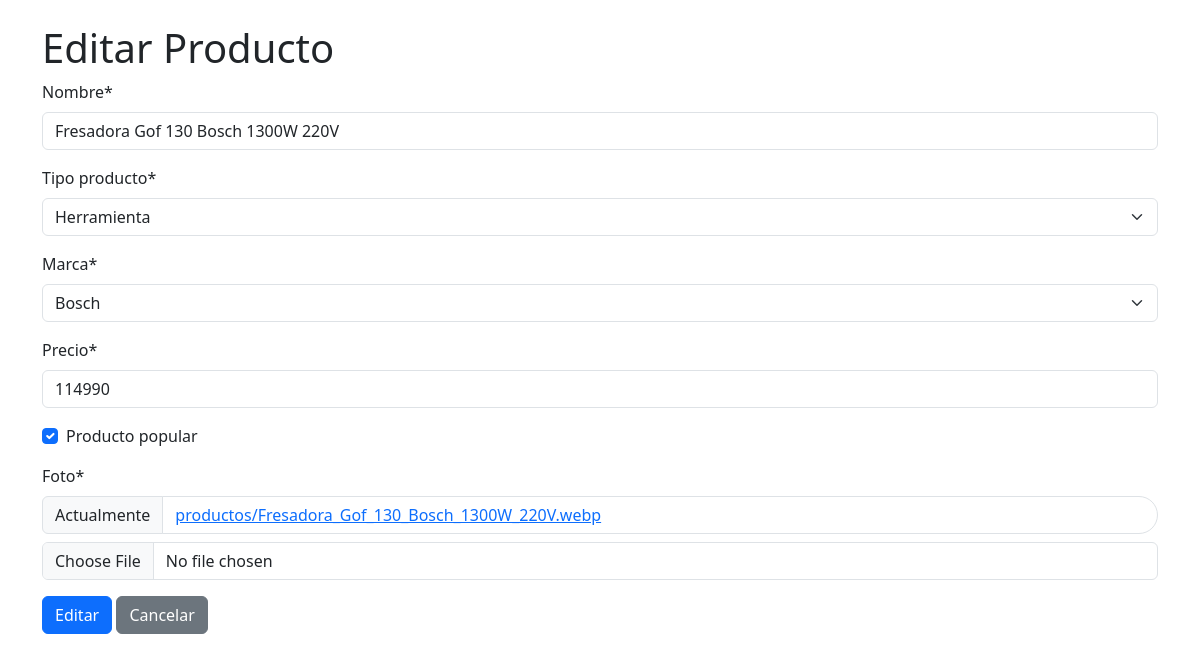
The app's page /productos/editar/1/ with its own data.
### tienda/models.py (models this page shows, shortened)
class Producto(models.Model):
    id = models.AutoField(primary_key=True)
    nombre = models.CharField(max_length=255)
    tipo_producto = models.CharField(max_length=20, choices=TIPOS_PRODUCTOS, default='herramienta')
    marca = models.CharField(max_length=20, choices=MARCAS, default='bosch')
    precio = models.IntegerField()
    producto_popular = models.BooleanField(default=False)
    foto = models.ImageField(upload_to='productos/')

### tienda/views.py (the view)
# urls.py: path('editar/<int:pk>/', views.editar_producto, name='editar_producto'),
def editar_producto(request, pk):
    producto = get_object_or_404(Producto, pk=pk)
    if request.method == 'POST':
        form = ProductoForm(request.POST, request.FILES, instance=producto)
        if form.is_valid():
            form.save()
            return redirect('gestionar_productos')
    else:
        form = ProductoForm(instance=producto)
    return render(request, 'productos/formulario.html', {'form': form, 'accion': 'Editar'})

### tienda/forms.py
class ProductoForm(forms.ModelForm):
    class Meta:
        model = Producto
        fields = ['nombre', 'tipo_producto', 'marca', 'precio', 'producto_popular', 'foto']

### tienda/templates/productos/formulario.html (shortened to what this page needs)
{% load static %}
<!DOCTYPE html>
<html lang="en">
<head>
    <link
        href="https://cdn.jsdelivr.net/npm/bootstrap@5.3.3/dist/css/bootstrap.min.css"
        rel="stylesheet"
    />
    <link
        rel="stylesheet"
        href="https://cdn.jsdelivr.net/npm/bootstrap-icons@1.11.3/font/bootstrap-icons.min.css"
    >
    <link rel="stylesheet" href="{% static 'style.css' %}"/>
</head>
{% load crispy_forms_tags %}
<!DOCTYPE html>
<html lang="es">
<head>
    <link rel="stylesheet" href="{% static 'css/bootstrap.min.css' %}">
</head>
<body class="container mt-4">
    <h1>{{ accion }} Producto</h1>
    <form method="post" enctype="multipart/form-data">
        {{ form|crispy }}
        <button type="submit" class="btn btn-primary">{{ accion }}</button>
        <a href="{% url 'gestionar_productos' %}" class="btn btn-secondary">Cancelar</a>
    </form>
</body>
</html>

### tienda/static/style.css (style rules this page uses)
:root { --color-de-fondo-card: #222222; --color-fondo-navbar: #101010; --color-elementos-navbar: #F1EFEC; --color-hover-elementos-navbar: #FFCC00; --brillo-hover-elementos-navbar: rgba(255, 204, 0, 0.5); }
.input-group .form-control { border-radius: 20px; }
.form-control { background-color: #1e1e1e; color: white; border: 1px solid #555; }
.form-control::placeholder { color: #ccc; }

### records on screen
Producto: nombre "Fresadora Gof 130 Bosch 1300W 220V", tipo_producto "Herramienta", marca "Bosch", precio "114990", producto_popular "☑"

### other values on screen
{{ accion }} "Editar"
